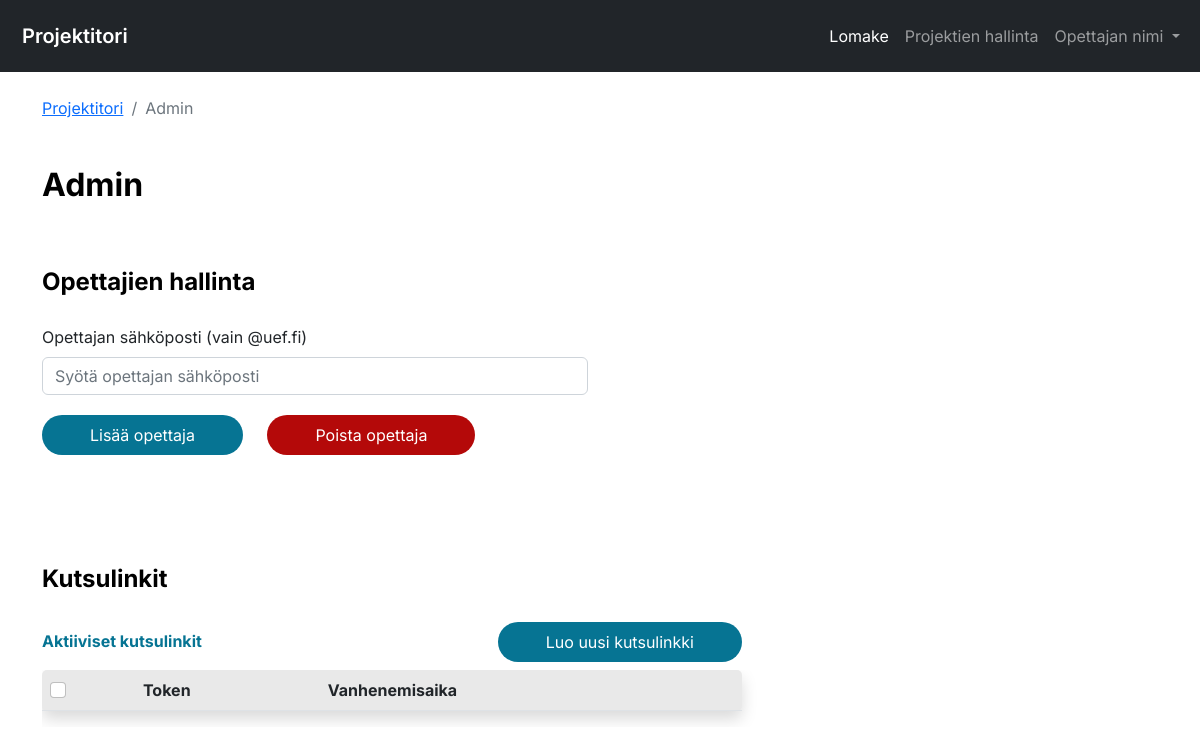
Before: /frontend/admin_panel.php with the older database file.
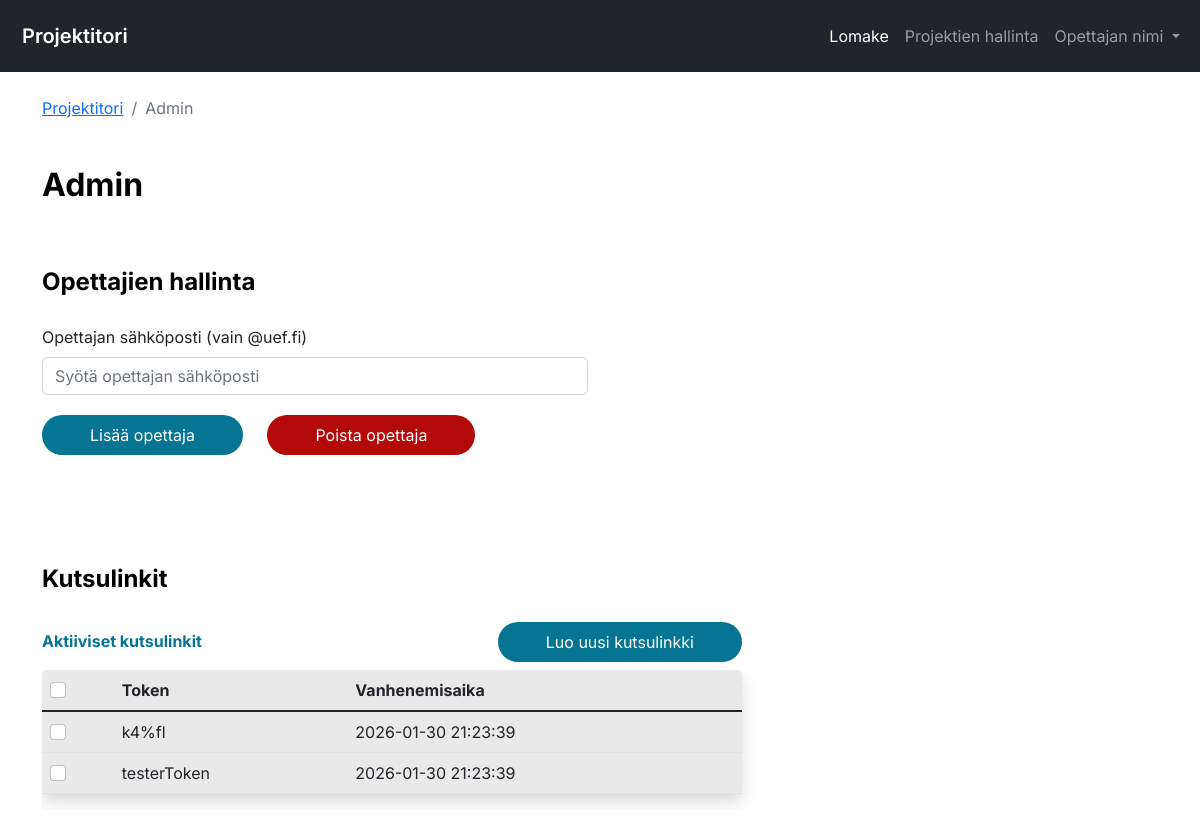
After: the same page with the newer database file.
### tables this page shows
CREATE TABLE IF NOT EXISTS INVITE_LINKS (
  TOKEN VARCHAR(45) NOT NULL
  , TOKEN_EXPIRY DATETIME NOT NULL
  , PRIMARY KEY (TOKEN)
  );

### src/frontend/admin_panel.php (the view, shortened to what this page needs)
<?php
$connection = connectToDatabase();
$sql = 'SELECT * FROM INVITE_LINKS ORDER BY TOKEN_EXPIRY DESC';
$result = mysqli_query($connection, $sql);
?>
<!DOCTYPE html>
<html lang="en">
<head>
    <link href="https://cdn.jsdelivr.net/npm/bootstrap@5.2.3/dist/css/bootstrap.min.css" rel="stylesheet">
    <link rel="stylesheet" href="../styles/styles_admin_panel.css">
</head>
<body>
    <nav class="navbar navbar-expand-lg navbar-dark bg-dark py-3 fw-semibold sticky-top">
        <div class="container-fluid">
            <a class="navbar-brand" href="uusi_main.php">Projektitori</a>
            <div class="collapse navbar-collapse" id="navbarSupportedContent">
                <ul class="navbar-nav ms-auto mb-2 mb-lg-0 fw-normal">
                    <li class="nav-item">
                        <a class="nav-link active" aria-current="page" href="uusi_lomake.php">Lomake</a>
                    </li>
                    <li class="nav-item">
                        <a class="nav-link" href="hallinta.php">Projektien hallinta</a>
                    </li>
                    <li class="nav-item dropdown">
                        <a class="nav-link dropdown-toggle" role="button" data-bs-toggle="dropdown" aria-expanded="false">
                            Opettajan nimi
                        </a>
                    </li>
                </ul>
            </div>
        </div>
    </nav>
    <div class="container mt-4">
        <nav aria-label="breadcrumb">
            <ol class="breadcrumb">
                <li class="breadcrumb-item"><a class="breadcrumb-ptori" href="uusi_main.php">Projektitori</a></li>
                <li class="breadcrumb-item active" aria-current="page">Admin</li>
            </ol>
        </nav>
        <h2 class="main_text mb-4">Admin</h2>
        <h4 class="valiotsikko">Opettajien hallinta</h4>
        <form action="/backend/admin_features.php" method="post" class="row g-4">
            <div class="col-md-6">
                <label for="teacherEmail" class="form-label">Opettajan sähköposti (vain @uef.fi)</label>
                <input type="text" class="form-control" name="teacher_email" id="teacherEmail" placeholder="Syötä opettajan sähköposti">
                <button class="btn-lisaa-opettaja px-5 py-2" id="addTeacher" name="add_teacher"> Lisää opettaja </button>
                <button class="btn-poista-opettaja px-5 py-2" id="deleteTeacher" name="delete_teacher"> Poista opettaja </button>
            </div>
        </form>
        <form action="/backend/admin_features.php" method="post">
            <h4 class="valiotsikko">Kutsulinkit</h4>
            <div class="button-div d-flex align-items-center justify-content-between w-100 mb-2">
                <h6 class="aktiiviset-kutsulinkit mb-0">Aktiiviset kutsulinkit</h6>
                <button class="btn-kutsulinkki px-5 py-2" id="luoKutsulinkki" name="luo_kutsulinkki" type="submit" onClick="alertUser()" value="Show alert Box">Luo uusi kutsulinkki</button>
            </div>
        </form>
        <form action="/backend/admin_features.php" method="post">
            <div class="table-responsive">
                <table class="table table-hover shadow">
                    <thead>
                        <tr>
                            <th scope="col"><input class='form-check-input' type="checkbox" id="select-all" /></th>
                            <th scope="col">Token</th>
                            <th scope="col">Vanhenemisaika</th>
                        </tr>
                    </thead>
                    <tbody class="table-group-divider">
                        <?php
                        while ($row = mysqli_fetch_assoc($result)): ?>
                            <tr>
                                <td>
                                    <input class='form-check-input row-checkbox'
                                        type='checkbox'
                                        name='selected_tokens[]'
                                        value='<?= htmlspecialchars($row['TOKEN']) ?>' />
                                </td>
                                <td><?= htmlspecialchars($row['TOKEN']) ?></td>
                                <td><?= htmlspecialchars($row['TOKEN_EXPIRY']) ?></td>
                            </tr>
                        <?php endwhile; ?>
                    </tbody>
                </table>
            </div>
        </form>
    </div>
</body>
</html>

### src/styles/styles_admin_panel.css (style rules this page uses)
body { font-family: 'Inter', Arial, sans-serif; padding-bottom: 100px; }
.navbar-brand { padding-left: 10px !important; }
h2 { font-weight: bold; color: black; padding-top: 30px; }
.table { background-color: rgb(233, 233, 233); border-radius: 5px; max-width: 700px; }
.valiotsikko { font-weight: bold; color: black; padding-top: 40px; padding-bottom: 20px; }
.btn-lisaa-opettaja { background-color: #067493; border-color: #067493; color: white; border-radius: 20px; border: none; margin-top: 20px; margin-right: 20px; margin-bottom: 70px; }
.btn-poista-opettaja { background-color: #b40909; border-color: #b40909; color: white; border-radius: 20px; border: none; margin-top: 20px; }
.btn-kutsulinkki { background-color: #067493; border-color: #067493; color: white; border-radius: 20px; border: none; }
.aktiiviset-kutsulinkit { color: #067493; font-weight: bold; }
.button-div { max-width: 700px; }

Changed rows visible on the page:
added invite_links: TOKEN "k4%fl", TOKEN_EXPIRY "2026-01-30 21:23:39"
added invite_links: TOKEN "testerToken", TOKEN_EXPIRY "2026-01-30 21:23:39"
